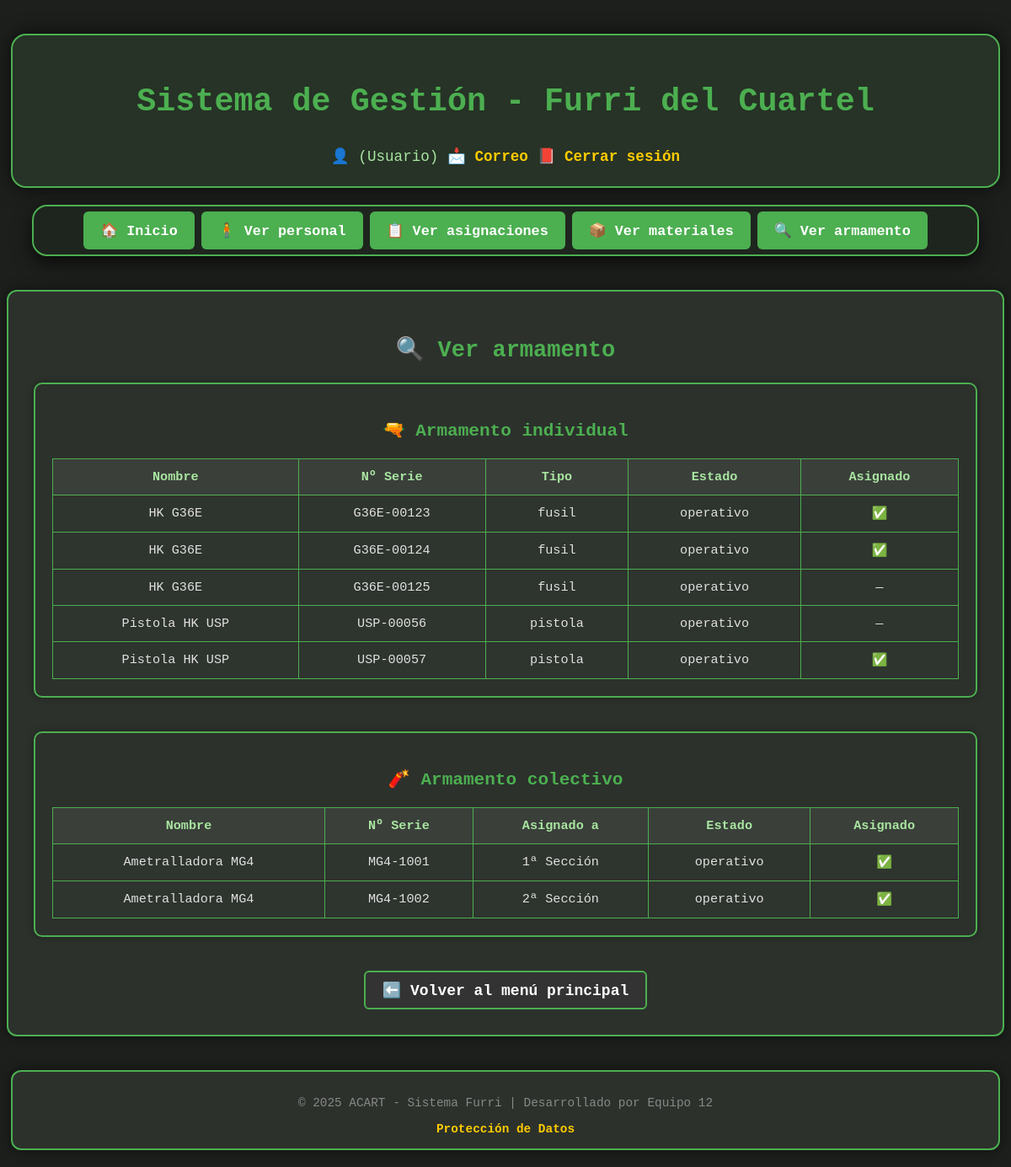
Screenshot of /ver_armamento.php (signed in) with the database file from the repository.
### tables this page shows
CREATE TABLE `ARMAMENTO_INDIVIDUAL` (
  `id_arma` int(11) NOT NULL,
  `nombre` varchar(50) NOT NULL,
  `numero_serie` varchar(100) DEFAULT NULL,
  `estado` enum('operativo','inoperativo','escalón') DEFAULT 'operativo',
  `tipo` enum('fusil','pistola','otro') NOT NULL DEFAULT 'fusil'
);

CREATE TABLE `ARMAMENTO_COLECTIVO` (
  `id_armamento` int(11) NOT NULL,
  `nombre` varchar(50) NOT NULL,
  `numero_serie` varchar(100) DEFAULT NULL,
  `estado` enum('operativo','inoperativo','escalón') DEFAULT 'operativo',
  `asignado_a` varchar(100) DEFAULT NULL
);

### Web/ver_armamento.php (the view, shortened to what this page needs)
<?php
include 'header.php';
include 'conexion.php';
$pagina_ind = isset($_GET['pagina_ind']) ? max(1, intval($_GET['pagina_ind'])) : 1;
$pagina_col = isset($_GET['pagina_col']) ? max(1, intval($_GET['pagina_col'])) : 1;
$es_admin = $_SESSION['rol'] === 'admin';
$puede_editar_armamento = in_array($_SESSION['rol'], ['admin', 'armero']);
$por_pagina = 10;
$offset_ind = ($pagina_ind - 1) * $por_pagina;
$offset_col = ($pagina_col - 1) * $por_pagina;
$armas_ind = $conexion->query("SELECT * FROM ARMAMENTO_INDIVIDUAL ORDER BY nombre ASC LIMIT $por_pagina OFFSET $offset_ind")->fetch_all(MYSQLI_ASSOC);
$armas_col = $conexion->query("SELECT * FROM ARMAMENTO_COLECTIVO ORDER BY nombre ASC LIMIT $por_pagina OFFSET $offset_col")->fetch_all(MYSQLI_ASSOC);
?>
<!DOCTYPE html>
<html lang="es">
<head>
    <link rel="stylesheet" href="estilo.css">
</head>
<body>
<?php include 'nav.php'; ?>
<main class="contenedor">
    <h2><?= $puede_editar_armamento ? '✏️ Modificar armamento' : '🔍 Ver armamento' ?></h2>
<div class="contenedor-secundario">
    <h3>🔫 Armamento individual</h3>
    <table>
        <tr>
            <th>Nombre</th><th>Nº Serie</th><th>Tipo</th><th>Estado</th><th>Asignado</th><?= $es_admin ? '<th>Acción</th>' : '' ?>
        </tr>
        <?php foreach ($armas_ind as $a): ?>
        <?php $asignado_ind = $conexion->query("SELECT COUNT(*) FROM ASIGNACION_INDIVIDUAL WHERE id_arma = {$a['id_arma']} AND fecha_devolucion IS NULL")->fetch_row()[0] > 0; ?>
        <tr>
        <?php if ($puede_editar_armamento): ?>
            <form method="POST">
                <input type="hidden" name="tipo" value="individual">
                <input type="hidden" name="id_armamento" value="<?= $a['id_arma'] ?>">
                <td><input type="text" name="nombre" value="<?= htmlspecialchars($a['nombre']) ?>"></td>
                <td><input type="text" name="numero_serie" value="<?= htmlspecialchars($a['numero_serie']) ?>"></td>
                <td>
                    <select name="tipo_individual">
                        <option value="fusil" <?= $a['tipo'] === 'fusil' ? 'selected' : '' ?>>Fusil</option>
                        <option value="pistola" <?= $a['tipo'] === 'pistola' ? 'selected' : '' ?>>Pistola</option>
                        <option value="otro" <?= $a['tipo'] === 'otro' ? 'selected' : '' ?>>Otro</option>
                    </select>
                </td>
                <td>
                    <select name="estado">
                        <option value="operativo" <?= $a['estado'] === 'operativo' ? 'selected' : '' ?>>Operativo</option>
                        <option value="inoperativo" <?= $a['estado'] === 'inoperativo' ? 'selected' : '' ?>>Inoperativo</option>
                        <option value="escalón" <?= $a['estado'] === 'escalón' ? 'selected' : '' ?>>Escalón</option>
                    </select>
                </td>
                <td><?= $asignado_ind ? '✅' : '—' ?></td>
                <td>
                    <button type="submit" class="boton-accion">💾</button>
                    <?php if (!$asignado_ind): ?>
                        <button type="button" class="boton-accion boton-rojo"
                        onclick="if(confirm('¿Seguro que deseas eliminar este arma?')) window.location.href='?eliminar=<?= $a['id_arma'] ?>&tipo=individual&pagina_ind=<?= $pagina_ind ?>&pagina_col=<?= $pagina_col ?>';">🗑️
                        </button>
                    <?php endif; ?>
                </td>
            </form>
        <?php else: ?>
            <td><?= htmlspecialchars($a['nombre']) ?></td>
            <td><?= htmlspecialchars($a['numero_serie']) ?></td>
            <td><?= htmlspecialchars($a['tipo']) ?></td>
            <td><?= htmlspecialchars($a['estado']) ?></td>
            <td><?= $asignado_ind ? '✅' : '—' ?></td>
        <?php endif; ?>
        </tr>
        <?php endforeach; ?>
    </table>
</div>
<div class="contenedor-secundario">
<h3>🧨 Armamento colectivo</h3>
<table>
        <tr>
            <th>Nombre</th><th>Nº Serie</th><th>Asignado a</th><th>Estado</th><th>Asignado</th><?= $es_admin ? '<th>Acción</th>' : '' ?>
        </tr>
        <?php foreach ($armas_col as $a): ?>
        <?php $asignado_col = $conexion->query("SELECT COUNT(*) FROM ASIGNACION_COLECTIVO WHERE id_armamento = {$a['id_armamento']}")->fetch_row()[0] > 0; ?>
        <tr>
        <?php if ($puede_editar_armamento): ?>
            <form method="POST">
                <input type="hidden" name="tipo" value="colectivo">
                <input type="hidden" name="id_armamento" value="<?= $a['id_armamento'] ?>">
                <td><input type="text" name="nombre" value="<?= htmlspecialchars($a['nombre']) ?>"></td>
                <td><input type="text" name="numero_serie" value="<?= htmlspecialchars($a['numero_serie']) ?>"></td>
                <td><input type="text" name="asignado_a" value="<?= htmlspecialchars($a['asignado_a']) ?>"></td>
                <td>
                    <select name="estado">
                        <option value="operativo" <?= $a['estado'] === 'operativo' ? 'selected' : '' ?>>Operativo</option>
                        <option value="inoperativo" <?= $a['estado'] === 'inoperativo' ? 'selected' : '' ?>>Inoperativo</option>
                        <option value="escalón" <?= $a['estado'] === 'escalón' ? 'selected' : '' ?>>Escalón</option>
                    </select>
                </td>
                <td><?= $asignado_col ? '✅' : '—' ?></td>
                <td>
                    <button type="submit" class="boton-accion">💾</button>
                    <?php if (!$asignado_col): ?>
                        <button type="button" class="boton-accion boton-rojo"
                        onclick="if(confirm('¿Seguro que deseas eliminar este arma?')) window.location.href='?eliminar=<?= $a['id_armamento'] ?>&tipo=colectivo&pagina_ind=<?= $pagina_ind ?>&pagina_col=<?= $pagina_col ?>';">🗑️
                        </button>
                    <?php endif; ?>
                </td>
            </form>
        <?php else: ?>
            <td><?= htmlspecialchars($a['nombre']) ?></td>
            <td><?= htmlspecialchars($a['numero_serie']) ?></td>
            <td><?= htmlspecialchars($a['asignado_a']) ?></td>
            <td><?= htmlspecialchars($a['estado']) ?></td>
            <td><?= $asignado_col ? '✅' : '—' ?></td>
        <?php endif; ?>
        </tr>
        <?php endforeach; ?>
    </table>
</div>
    <div style="text-align: center; margin-top: 30px;">
        <a href="index.php" class="boton-volver">⬅️ Volver al menú principal</a>
    </div>
</main>
<?php include 'footer.php'; ?>
</body>
</html>

### Web/estilo.css (style rules this page uses)
body { background-color: #1d1f1d; color: #e0e0e0; font-family: 'Courier New', monospace; margin: 0; padding: 0; }
h2, h3 { color: #4caf50; text-align: center; }
header, nav, .contenedor, .flex-wrapper, footer { max-width: 1100px; margin-left: auto; margin-right: auto; }
.contenedor { margin-top: 0; margin-bottom: 40px; padding: 30px; background-color: #2c312c; border: 2px solid #4caf50; border-radius: 12px; text-align: center; box-shadow: 0 0 14px #00000080; }
.contenedor-secundario { background-color: #2c312c; border: 2px solid #4caf50; border-radius: 10px; margin: 0 auto 40px; padding: 20px; box-shadow: 0 0 8px #00000055; text-align: left; }
.boton-volver { display: inline-block; padding: 10px 20px; background-color: #333; color: #fff; border: 2px solid #4caf50; border-radius: 6px; text-decoration: none; font-weight: bold; transition: background-color 0.3s, border-color 0.3s; }
table { width: 100%; border-collapse: collapse; margin-top: 10px; background-color: #2e342e; }
th, td { padding: 10px; border: 1px solid #4caf50; text-align: center; }
th { background-color: #3a3f3a; color: #a9e5a1; }
a { color: #ffcc00; text-decoration: none; font-weight: bold; }
@media (min-width: 1200px) { body { font-size: 18px; } }
@media (min-width: 1200px) { header, nav, .contenedor, .flex-wrapper, footer { max-width: 1300px; width: calc(100% - 80px); } }
@media (min-width: 1200px) { table { font-size: 0.95rem; } }
@media (min-width: 1200px) { th, td { padding: 12px; } }

### rows the page displays
armamento_individual: nombre "HK G36E", numero_serie "G36E-00123", tipo "fusil", estado "operativo"
armamento_individual: nombre "HK G36E", numero_serie "G36E-00124", tipo "fusil", estado "operativo"
armamento_individual: nombre "HK G36E", numero_serie "G36E-00125", tipo "fusil", estado "operativo"
armamento_individual: nombre "Pistola HK USP", numero_serie "USP-00056", tipo "pistola", estado "operativo"
armamento_individual: nombre "Pistola HK USP", numero_serie "USP-00057", tipo "pistola", estado "operativo"
armamento_colectivo: nombre "Ametralladora MG4", numero_serie "MG4-1001", asignado_a "1ª Sección", estado "operativo"
armamento_colectivo: nombre "Ametralladora MG4", numero_serie "MG4-1002", asignado_a "2ª Sección", estado "operativo"

### other values shown
$rol "Usuario"
